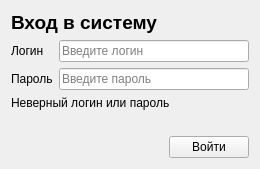
<?xml version="1.0" encoding="UTF-8"?>
<ui version="4.0">
 <class>LoginForm</class>
 <widget class="QWidget" name="LoginForm">
  <property name="geometry">
   <rect>
    <x>0</x>
    <y>0</y>
    <width>260</width>
    <height>169</height>
   </rect>
  </property>
  <property name="windowTitle">
   <string>Авторизация</string>
  </property>
  <layout class="QVBoxLayout" name="verticalLayout" stretch="0,0,0,0,0">
   <item>
    <widget class="QLabel" name="label_3">
     <property name="font">
      <font>
       <pointsize>14</pointsize>
       <weight>75</weight>
       <bold>true</bold>
      </font>
     </property>
     <property name="text">
      <string>Вход в систему</string>
     </property>
    </widget>
   </item>
   <item>
    <layout class="QFormLayout" name="formLayout">
     <item row="0" column="0">
      <widget class="QLabel" name="label">
       <property name="text">
        <string>Логин</string>
       </property>
       <property name="buddy">
        <cstring>login</cstring>
       </property>
      </widget>
     </item>
     <item row="1" column="0">
      <widget class="QLabel" name="label_2">
       <property name="text">
        <string>Пароль</string>
       </property>
       <property name="buddy">
        <cstring>password</cstring>
       </property>
      </widget>
     </item>
     <item row="0" column="1">
      <widget class="QLineEdit" name="login">
       <property name="placeholderText">
        <string>Введите логин</string>
       </property>
      </widget>
     </item>
     <item row="1" column="1">
      <widget class="QLineEdit" name="password">
       <property name="echoMode">
        <enum>QLineEdit::Password</enum>
       </property>
       <property name="placeholderText">
        <string>Введите пароль</string>
       </property>
      </widget>
     </item>
    </layout>
   </item>
   <item>
    <widget class="QLabel" name="errorMessage">
     <property name="text">
      <string>Неверный логин или пароль</string>
     </property>
    </widget>
   </item>
   <item>
    <spacer name="verticalSpacer">
     <property name="orientation">
      <enum>Qt::Vertical</enum>
     </property>
     <property name="sizeHint" stdset="0">
      <size>
       <width>20</width>
       <height>40</height>
      </size>
     </property>
    </spacer>
   </item>
   <item>
    <layout class="QHBoxLayout" name="horizontalLayout">
     <item>
      <spacer name="horizontalSpacer">
       <property name="orientation">
        <enum>Qt::Horizontal</enum>
       </property>
       <property name="sizeHint" stdset="0">
        <size>
         <width>40</width>
         <height>20</height>
        </size>
       </property>
      </spacer>
     </item>
     <item>
      <widget class="QPushButton" name="loginBtn">
       <property name="toolTip">
        <string>Войти в систему</string>
       </property>
       <property name="text">
        <string>Войти</string>
       </property>
      </widget>
     </item>
    </layout>
   </item>
  </layout>
 </widget>
 <resources/>
 <connections/>
</ui>
